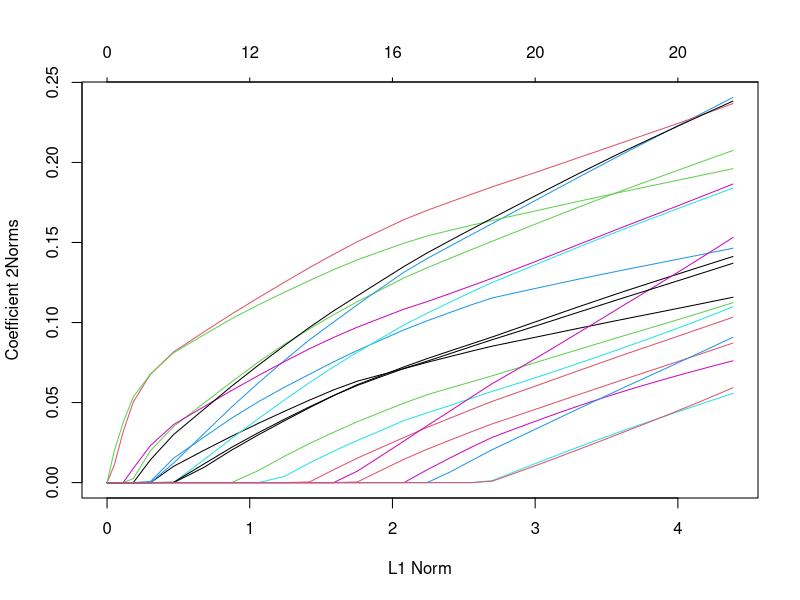
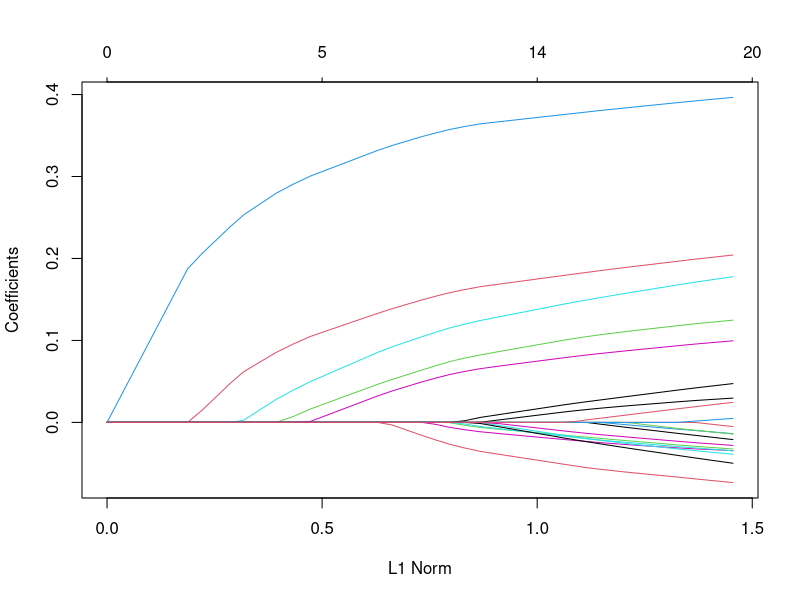
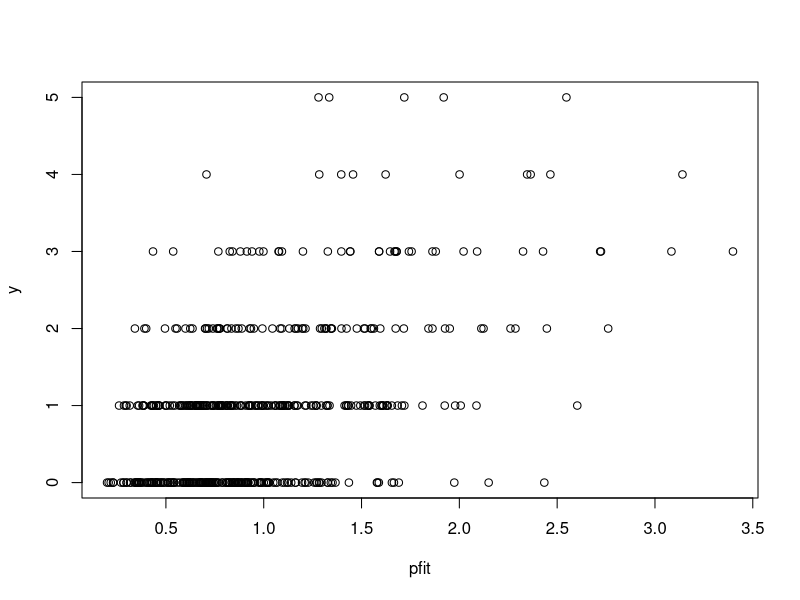
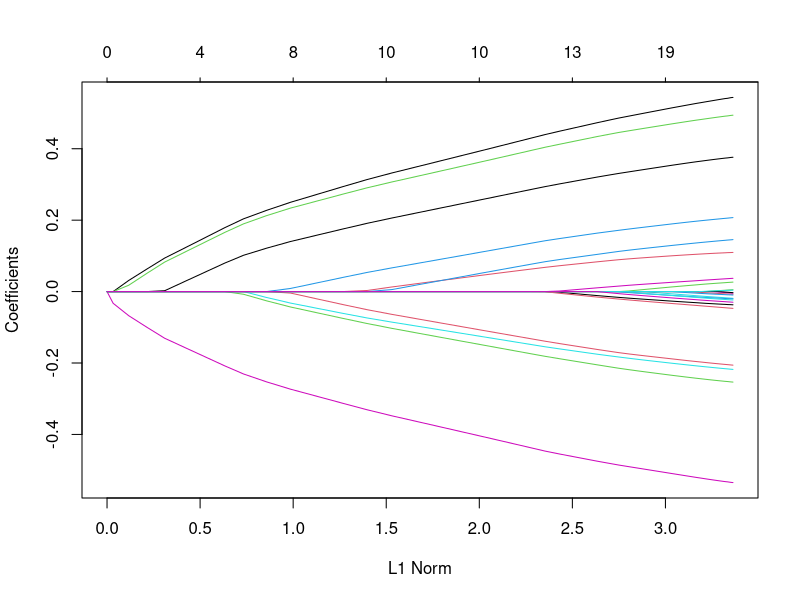

These charts were generated, in order, by the following R code:
# r2py crawler metadata
# package: glmnet
# source_type: rd_example
# topic: glmnet.Rd
# source_file: C:\Users\bened\AppData\Local\R\win-library\4.5\glmnet\help
# lines: 91

suppressPackageStartupMessages(library(glmnet))
# Gaussian
x = matrix(rnorm(100 * 20), 100, 20)
y = rnorm(100)
fit1 = glmnet(x, y)
print(fit1)
coef(fit1, s = 0.01)  # extract coefficients at a single value of lambda
predict(fit1, newx = x[1:10, ], s = c(0.01, 0.005))  # make predictions

# Relaxed
fit1r = glmnet(x, y, relax = TRUE)  # can be used with any model

# multivariate gaussian
y = matrix(rnorm(100 * 3), 100, 3)
fit1m = glmnet(x, y, family = "mgaussian")
plot(fit1m, type.coef = "2norm")

# binomial
g2 = sample(c(0,1), 100, replace = TRUE)
fit2 = glmnet(x, g2, family = "binomial")
fit2n = glmnet(x, g2, family = binomial(link=cloglog))
fit2r = glmnet(x,g2, family = "binomial", relax=TRUE)
fit2rp = glmnet(x,g2, family = "binomial", relax=TRUE, path=TRUE)

# multinomial
g4 = sample(1:4, 100, replace = TRUE)
fit3 = glmnet(x, g4, family = "multinomial")
fit3a = glmnet(x, g4, family = "multinomial", type.multinomial = "grouped")
# poisson
N = 500
p = 20
nzc = 5
x = matrix(rnorm(N * p), N, p)
beta = rnorm(nzc)
f = x[, seq(nzc)] %*% beta
mu = exp(f)
y = rpois(N, mu)
fit = glmnet(x, y, family = "poisson")
plot(fit)
pfit = predict(fit, x, s = 0.001, type = "response")
plot(pfit, y)

# Cox
set.seed(10101)
N = 1000
p = 30
nzc = p/3
x = matrix(rnorm(N * p), N, p)
beta = rnorm(nzc)
fx = x[, seq(nzc)] %*% beta/3
hx = exp(fx)
ty = rexp(N, hx)
tcens = rbinom(n = N, prob = 0.3, size = 1)  # censoring indicator
y = cbind(time = ty, status = 1 - tcens)  # y=Surv(ty,1-tcens) with library(survival)
fit = glmnet(x, y, family = "cox")
plot(fit)

# Cox example with (start, stop] data
set.seed(2)
nobs <- 100; nvars <- 15
xvec <- rnorm(nobs * nvars)
xvec[sample.int(nobs * nvars, size = 0.4 * nobs * nvars)] <- 0
x <- matrix(xvec, nrow = nobs)
start_time <- runif(100, min = 0, max = 5)
stop_time <- start_time + runif(100, min = 0.1, max = 3)
status <- rbinom(n = nobs, prob = 0.3, size = 1)
jsurv_ss <- survival::Surv(start_time, stop_time, status)
fit <- glmnet(x, jsurv_ss, family = "cox")

# Cox example with strata
jsurv_ss2 <- stratifySurv(jsurv_ss, rep(1:2, each = 50))
fit <- glmnet(x, jsurv_ss2, family = "cox")

# Sparse
n = 10000
p = 200
nzc = trunc(p/10)
x = matrix(rnorm(n * p), n, p)
iz = sample(1:(n * p), size = n * p * 0.85, replace = FALSE)
x[iz] = 0
sx = Matrix(x, sparse = TRUE)
inherits(sx, "sparseMatrix")  #confirm that it is sparse
beta = rnorm(nzc)
fx = x[, seq(nzc)] %*% beta
eps = rnorm(n)
y = fx + eps
px = exp(fx)
px = px/(1 + px)
ly = rbinom(n = length(px), prob = px, size = 1)
system.time(fit1 <- glmnet(sx, y))
system.time(fit2n <- glmnet(x, y))
